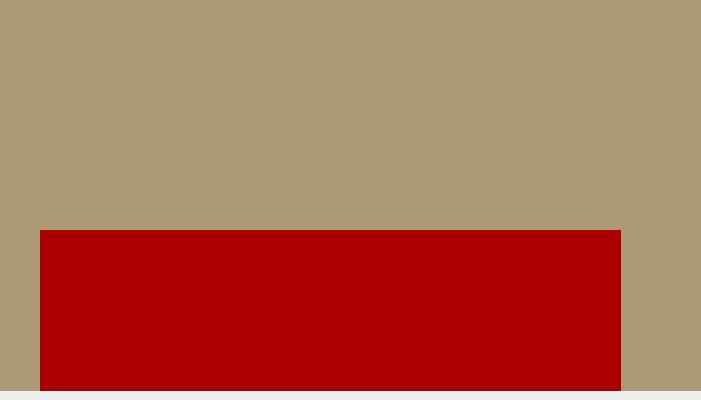
<?xml version="1.0" encoding="UTF-8"?>
<ui version="4.0">
 <class>statistiques</class>
 <widget class="QDialog" name="statistiques">
  <property name="geometry">
   <rect>
    <x>0</x>
    <y>0</y>
    <width>701</width>
    <height>400</height>
   </rect>
  </property>
  <property name="windowTitle">
   <string>Dialog</string>
  </property>
  <widget class="QCustomPlot" name="widget" native="true">
   <property name="geometry">
    <rect>
     <x>9</x>
     <y>19</y>
     <width>661</width>
     <height>201</height>
    </rect>
   </property>
  </widget>
  <widget class="QLabel" name="label">
   <property name="geometry">
    <rect>
     <x>0</x>
     <y>-60</y>
     <width>701</width>
     <height>451</height>
    </rect>
   </property>
   <property name="styleSheet">
    <string notr="true">*
{
background:#ac9976;
}</string>
   </property>
   <property name="text">
    <string/>
   </property>
  </widget>
  <widget class="QTableView" name="tabchambre">
   <property name="geometry">
    <rect>
     <x>40</x>
     <y>230</y>
     <width>581</width>
     <height>161</height>
    </rect>
   </property>
   <property name="styleSheet">
    <string notr="true">QWidget {
    background-color: #aa0000;
    color: #fffff8;
}
QTableView{border: 6px solid #aa0000; /*other code about padding background stc*/ ;}
QHeaderView::section {
    background-color: #aaaa7f;
    padding: 4px;
    border: 1px solid #fffff8;
    font-size: 8pt;
}

QTableWidget {
    gridline-color: #ff4842;
    font-size: 9pt;
}

QTableWidget QTableCornerButton::section {
    background-color: #ff4842;
    border: 1px solid #fffff8;
}</string>
   </property>
  </widget>
  <zorder>label</zorder>
  <zorder>widget</zorder>
  <zorder>tabchambre</zorder>
 </widget>
 <customwidgets>
  <customwidget>
   <class>QCustomPlot</class>
   <extends>QWidget</extends>
   <header location="global">qcustomplot.h</header>
   <container>1</container>
  </customwidget>
 </customwidgets>
 <resources/>
 <connections/>
</ui>
